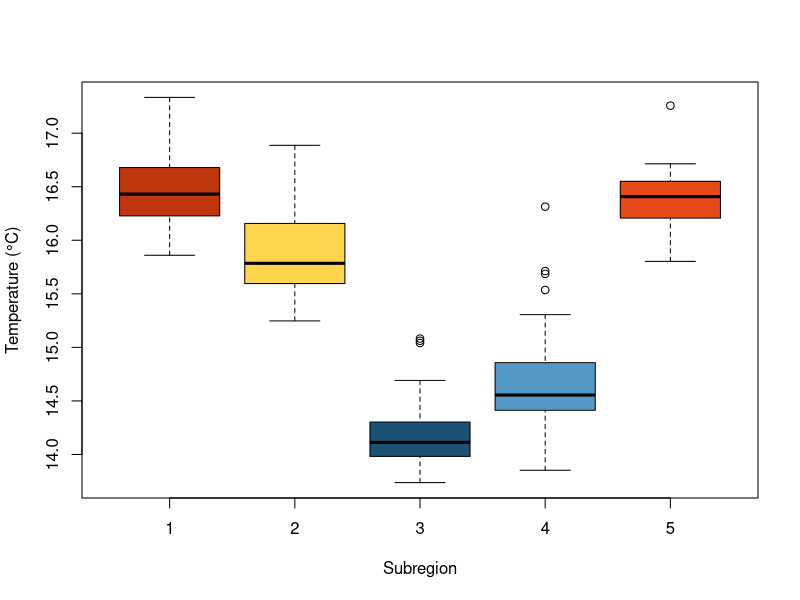
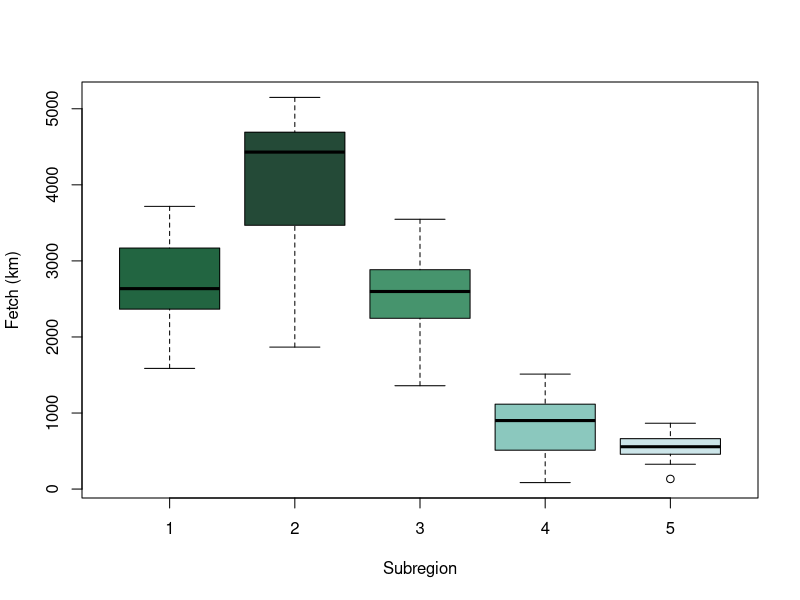

Recreate these plots in R, in order.

# Import data
seg <-read.csv("./Data/Cluster_Env_Segments.csv", header = TRUE, sep = ",")

#Change mean fetch from m to km
seg$fetch_km <- seg$MEAN_1*0.001


# Plot the chart
boxplot(LSAT_SST ~ Env_Clus, data = seg, xlab = "Subregion",
        ylab = "Temperature (°C)",
        col = c("#BF360C", "#FFD54F", "#1a5276", "#5499c7", "#E64A19" ))

boxplot(fetch_km ~ Env_Clus, data = seg, xlab = "Subregion",
        ylab = "Fetch (km)",
        col = c("#226541", "#244A37", "#46946D", "#8BC8BE", "#CCE5E9" ))

